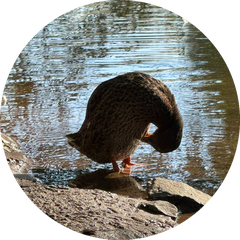
#> input picture data/ente.png, 240 x 240 px
$ python prepare_image.py ../data/ente.png
#> lines starting #> are read from the running program, lines starting #| are printed output that depends on the picture; after the words box and inside, x2 and y2 are one past the last pixel; in counts of white or black regions, pixels touching at a corner belong together
#!/usr/bin/env python3
"""Beliebiges Bild -> displayfertiges PNG in data/ (fuer LittleFS / GC9A01).

Usage:
    python tools/prepare_image.py <bild> [name] [groesse] [optionen]

    python tools/prepare_image.py roh.png                # -> data/roh.png
    python tools/prepare_image.py foto.jpg ente          # -> data/ente.png
    python tools/prepare_image.py logo.png logo 200      # Zielflaeche 200 px
    python tools/prepare_image.py icon.png --fit          # ganzes Bild einpassen
    python tools/prepare_image.py visio.png --fit --no-trim  # Rand 1:1 behalten
    python tools/prepare_image.py bild.png --no-circle    # ohne Kreismaske

Ablauf:
1. transparente Raender wegschneiden   (aus, sobald --fit oder --no-trim)
2. skalieren:
   - Standard "Cover": so weit hineinzoomen, dass die runde Anzeige randlos
     gefuellt ist; Ueberstand wird zentriert abgeschnitten.
   - --fit: ganzes Bild proportional einpassen (nichts geht verloren, evtl.
     bleibt aussen Rand).
3. weiche Kreismaske (sauberer Rand am runden Display), --no-circle laesst es eckig
4. als RGBA-PNG nach data/ schreiben  (dort holt es 'pio run -t uploadfs')

Optionen:
    --fit         einpassen statt zoomen. Deaktiviert zugleich das automatische
                  Wegschneiden transparenter Raender (--trim erzwingt es wieder).
    --no-trim     transparente Raender NICHT wegschneiden (fuer Vorlagen, in
                  denen der Abstand bewusst gesetzt ist, z. B. Visio-Export).
    --trim        Raender wegschneiden, auch bei --fit.
    --no-circle   keine Kreismaske.

Auf dem ESP32 wird nichts mehr skaliert - das Bild kommt pixelgenau aufs Display.

Requires Pillow ( pip install Pillow ).
"""
import os
import sys

from PIL import Image, ImageChops, ImageDraw

DEFAULT_SIZE = 240
KNOWN_OPTS = {"--fit", "--trim", "--no-trim", "--no-circle"}


def resize_cover(im, size):
    """Bild so skalieren, dass es size x size vollstaendig ueberdeckt, dann
    zentriert auf size x size zuschneiden (kein Rand, Ueberstand faellt weg)."""
    scale = max(size / im.width, size / im.height)
    nw, nh = max(size, round(im.width * scale)), max(size, round(im.height * scale))
    im = im.resize((nw, nh), Image.LANCZOS)
    left, top = (nw - size) // 2, (nh - size) // 2
    return im.crop((left, top, left + size, top + size))


def resize_fit(im, size):
    """Bild proportional in size x size einpassen (ganzes Bild bleibt sichtbar)."""
    im = im.copy()
    im.thumbnail((size, size), Image.LANCZOS)
    return im


def circle_mask(d):
    """Weiche, 4x oversamplete Kreismaske der Kantenlaenge d."""
    mask = Image.new("L", (d * 4, d * 4), 0)
    ImageDraw.Draw(mask).ellipse((0, 0, d * 4 - 1, d * 4 - 1), fill=255)
    return mask.resize((d, d), Image.LANCZOS)


def main(argv):
    opts = {a for a in argv if a.startswith("--")}
    pos = [a for a in argv if not a.startswith("--")]
    unknown = opts - KNOWN_OPTS
    if not pos or unknown:
        sys.exit(("Unbekannte Option: " + ", ".join(sorted(unknown)) + "\n\n"
                  if unknown else "") + __doc__)

    src = pos[0]
    name = pos[1] if len(pos) > 1 else os.path.splitext(os.path.basename(src))[0]
    size = int(pos[2]) if len(pos) > 2 else DEFAULT_SIZE
    cover = "--fit" not in opts
    circle = "--no-circle" not in opts
    # Raender wegschneiden: bei Cover Standard an, bei --fit Standard aus.
    # --trim / --no-trim ueberschreiben das explizit.
    if "--no-trim" in opts:
        trim = False
    elif "--trim" in opts:
        trim = True
    else:
        trim = cover

    im = Image.open(src).convert("RGBA")
#> im is the input picture: PIL image 240x240 RGBA; mean R, G, B, A 114.8, 115.3, 107.1, 200.2
    if trim:
        bbox = im.getbbox()
#> bbox = (0, 0, 240, 240)
        if bbox:
            im = im.crop(bbox)

    im = resize_cover(im, size) if cover else resize_fit(im, size)

    # Quadratische Zeichenflaeche; bei --fit wird das Bild darin zentriert.
    d = size if cover else max(im.size)
#> d = 240
    canvas = Image.new("RGBA", (d, d), (0, 0, 0, 0))
#> canvas: PIL image 240x240 RGBA; every value is 0
    canvas.paste(im, ((d - im.width) // 2, (d - im.height) // 2), im)

    if circle:
        canvas.putalpha(ImageChops.multiply(canvas.getchannel("A"), circle_mask(d)))
#> in circle_mask, `mask = Image.new("L", (d * 4, d * 4), 0)`: mask: PIL image 960x960 L; every value is 0
#> in circle_mask, `ImageDraw.Draw(mask).ellipse((0, 0, d * 4 - 1, d * 4 - 1), fill=255)`:
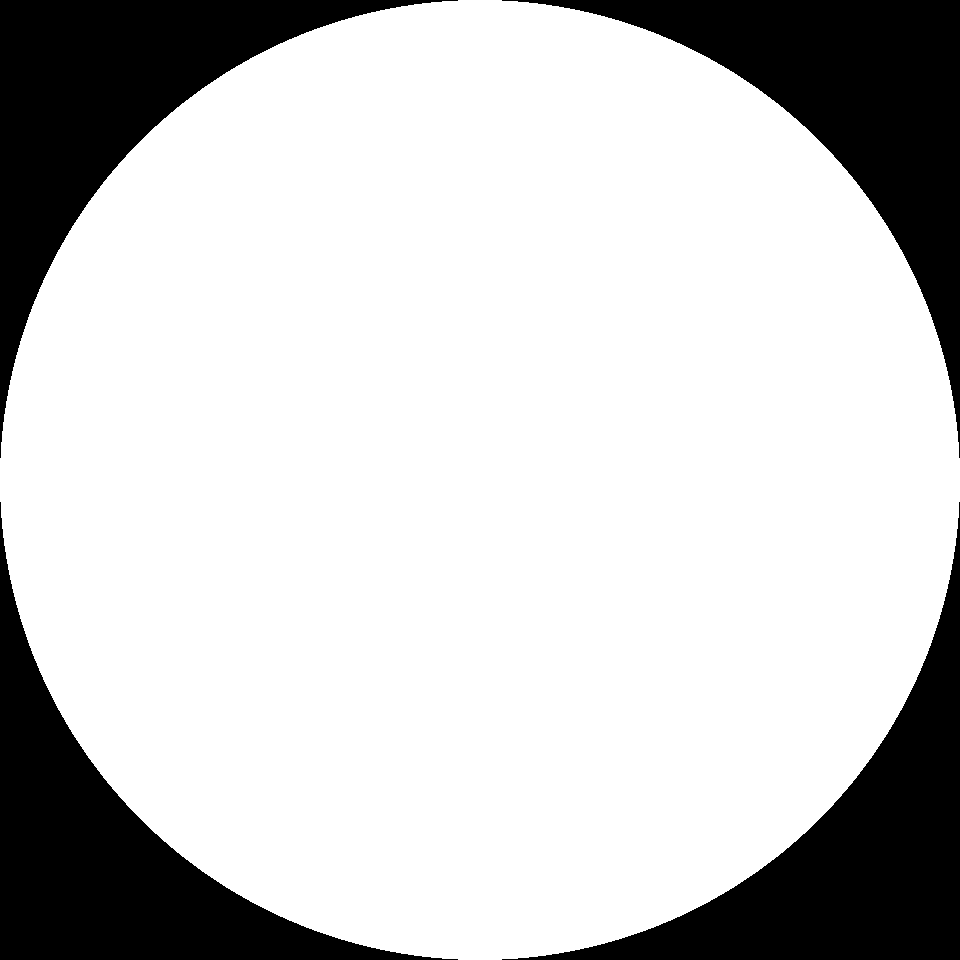
#> mask: PIL image 960x960 L; 78.5% white; 4 black regions, box (x1, y1, x2, y2) and area: (0, 0, 458, 458) 49479, (502, 0, 960, 458) 49479, (0, 502, 458, 960) 49479, (502, 502, 960, 960) 49479

    im = canvas
    os.makedirs("data", exist_ok=True)
    out = os.path.join("data", name + ".png")
    im.save(out, optimize=True)
    print(f"{src} -> {out}  ({im.width}x{im.height}, "
          f"{'cover/zoom' if cover else 'fit'}"
          f"{', trim' if trim else ', kein trim'}"
          f"{', Kreis' if circle else ''})")
#| ../data/ente.png -> data/ente.png  (240x240, cover/zoom, trim, Kreis)


if __name__ == "__main__":
    main(sys.argv[1:])

$ run again, with data/shitting.png copied over data/ente.png
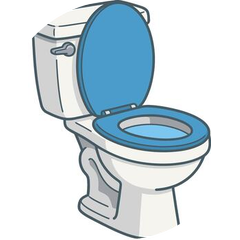
#> input picture data/shitting.png, 240 x 240 px
#> in main, im is the input picture: PIL image 240x240 RGBA; mean R, G, B, A 144.6, 158.4, 165.6, 173.4
#> bbox = (28, 0, 211, 240)
#> in resize_cover, `im = im.resize((nw, nh), Image.LANCZOS)`:
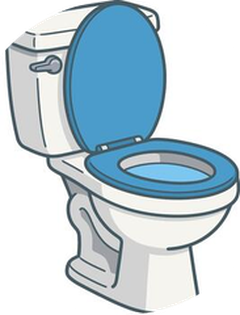
#> im: PIL image 240x315 RGBA; mean R, G, B, A 167.3, 185.2, 194.6, 227.4; transparent parts drawn white
#> in main, `canvas.putalpha(ImageChops.multiply(canvas.getchannel("A"), circle_mas..`:
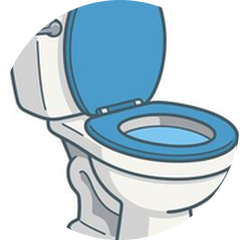
#> canvas: PIL image 240x240 RGBA; mean R, G, B, A 179.8, 200.4, 211.4, 200.2; transparent parts drawn white
#| ../data/ente.png -> data/ente.png  (240x240, cover/zoom, trim, Kreis)
